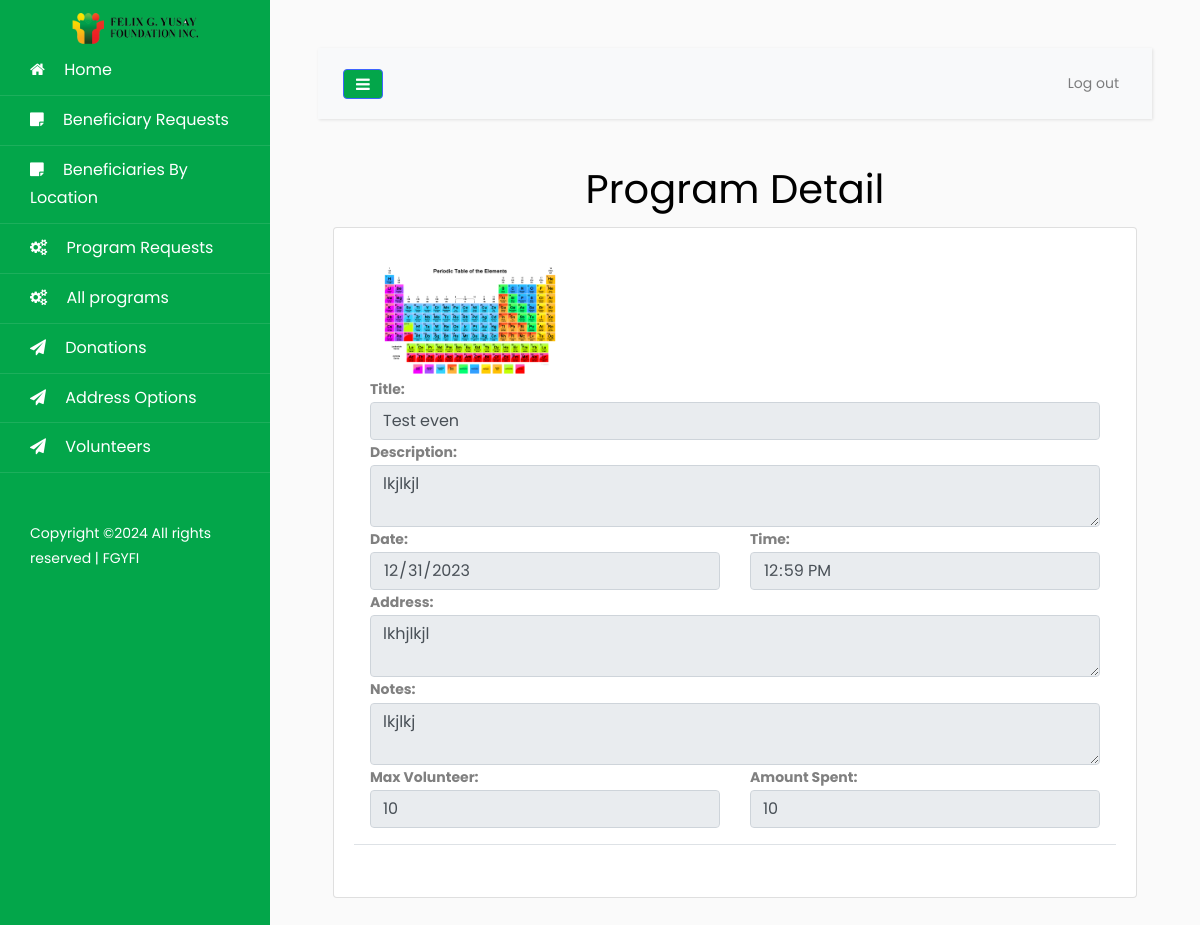
The app's page /pages/program-detail.php?Id=11 (signed in) with its own data.
### tables this page shows
CREATE TABLE `program` (
  `Id` int(11) NOT NULL AUTO_INCREMENT,
  `title` varchar(255) DEFAULT NULL,
  `date` date DEFAULT NULL,
  `time` time DEFAULT NULL,
  `description` text,
  `categoryId` int(11) DEFAULT NULL,
  `address` text,
  `notes` text,
  `maxVolunteer` int(255) DEFAULT NULL,
  `amountSpent` double DEFAULT NULL,
  `status` varchar(255) DEFAULT 'Pending',
  `image` varchar(150) NOT NULL,
  PRIMARY KEY (`Id`)
);

### config/Models.php (called while the page is built, shortened)
<?php
include "CRUD.php";
function program() {
	$crud = new CRUD;
	$crud->table = "program";
	return $crud;
}
?>

### config/CRUD.php (called while the page is built)
<?php class CRUD{var $table;var $obj=array();function arrayToQuery($query){$query_array=array();foreach($query as $key=>$key_value){if($key_value=="NOW()"){$query_array[]="$key=$key_value";}else{$query_array[]="$key='".htmlspecialchars($key_value,ENT_QUOTES)."'";}}return implode(', ',$query_array);}function list($query=""){$query=$query?"where ".$query:"";$db=Database::connect();$pdo=$db->prepare("select * from $this->table $query");$pdo->execute();$result=$pdo->fetchAll(PDO::FETCH_OBJ);Database::disconnect();return $result;}function count($query=""){$query=$query?"where ".$query:"";$db=Database::connect();$pdo=$db->prepare("select * from $this->table $query");$pdo->execute();Database::disconnect();return $pdo->rowCount();}function get($args){$db=Database::connect();$pdo=$db->prepare("select * from $this->table where $args");$pdo->execute();$result=$pdo->fetch(PDO::FETCH_OBJ);Database::disconnect();return $result;}function create(){$object=$this->arrayToQuery($this->obj);$db=Database::connect();$pdo=$db->prepare("insert into $this->table set $object");$pdo->execute();Database::disconnect();}function update($args){$object=$this->arrayToQuery($this->obj);$db=Database::connect();$pdo=$db->prepare("update $this->table set $object where $args");$pdo->execute();Database::disconnect();}function delete($args){$db=Database::connect();$pdo=$db->prepare("delete from $this->table where $args");$pdo->execute();Database::disconnect();}} ?>

### pages/program-detail.php (the view, shortened to what this page needs)
<?php
$ROOT_DIR="../";
include $ROOT_DIR . "templates/header.php";
$Id = $_GET["Id"];
$prog = program()->get("Id=$Id");
?>
<div class="container">
  <center>
  <h1>Program Detail</h1>
</center>
  <div class="card">
    <div class="card-body">
        <div class="modal-body">
          <img src="../media/<?=$prog->image?>" style="width:200px">
          <div class="row">
            <div class="col-12">
              <b>Title:</b>
              <input type="text" name="title" id="c-title" class="form-control" value="<?=$prog->title;?>" disabled>
            </div>
            <div class="col-12">
              <b>Description:</b>
              <textarea name="description" id="c-description" class="form-control" disabled><?=$prog->description;?></textarea>
            </div>
            <div class="col-6">
              <b>Date:</b>
              <input type="date" value="<?=$prog->date;?>" name="date" id="c-date" class="form-control" disabled>
            </div>
            <div class="col-6">
              <b>Time:</b>
              <input type="time" value="<?=$prog->time;?>" name="time" id="c-time" class="form-control" disabled>
            </div>
            <div class="col-12">
              <b>Address:</b>
              <textarea name="address" id="c-address" class="form-control" disabled><?=$prog->address;?></textarea>
            </div>
            <div class="col-12">
              <b>Notes:</b>
              <textarea name="notes" id="c-notes" class="form-control" disabled><?=$prog->notes;?></textarea>
            </div>
            <div class="col-6">
              <b>Max Volunteer:</b>
              <input type="number" name="maxVolunteer" value="<?=$prog->maxVolunteer;?>" id="c-maxVolunteer" class="form-control" disabled>
            </div>
            <div class="col-6">
              <b>Amount Spent:</b>
              <input type="number" step=".01" name="amountSpent" value="<?=$prog->amountSpent;?>" id="c-amountSpent" class="form-control" disabled>
            </div>
                    </div>
        </div>
        <div class="modal-footer">
        </div>
    </div>
  </div>
</div>
      <?php include $ROOT_DIR . "templates/footer.php"; ?>

### records on screen
program: image (picture), title "Test even", description "lkjlkjl", date "12/31/2023", time "12:59:00", address "lkhjlkjl", notes "lkjlkj", maxVolunteer "10", amountSpent "10"
